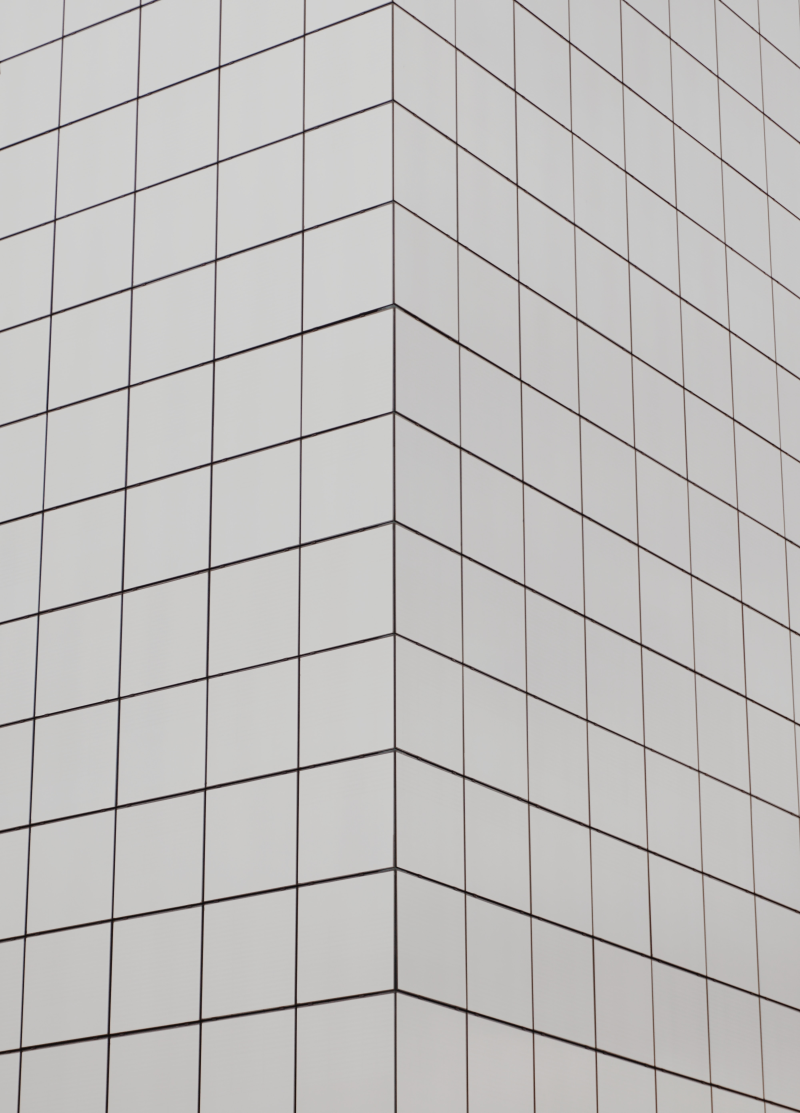
#> input picture lr5/5-2.jpg, 4000 x 5564 px (shown at 1/5 size)
$ python lab5.py   (older library calls are emulated)
#> lines starting #> are read from the running program, lines starting #| are printed output that depends on the picture; after the words box and inside, x2 and y2 are one past the last pixel; in counts of white or black regions, pixels touching at a corner belong together; pictures that were not available may be replaced by others from this repository, and a replacement may not be noted
import cv2
import numpy as np
import time

def nothing(x):
    pass

def createTrackbarSobel():
    cv2.namedWindow("conversion parameter")
    cv2.createTrackbar("xorder", "conversion parameter", 0, 2, nothing)
    cv2.createTrackbar("yorder", "conversion parameter", 0, 2, nothing)
    cv2.moveWindow("conversion parameter", 0, 800)
    cv2.resizeWindow("conversion parameter", 500, 50)

def createTrackbarCanny():
    cv2.namedWindow("conversion parameter")
    cv2.createTrackbar("threshold1", "conversion parameter", 0, 255, nothing)
    cv2.createTrackbar("threshold2", "conversion parameter", 0, 255, nothing)
    cv2.moveWindow("conversion parameter", 0, 800)
    cv2.resizeWindow("conversion parameter", 500, 50)

coordPictireX = 0
coordPictireY = 0

# задание 1

pictureNonResize = cv2.imread('lr5/5-2.jpg')
#> pictureNonResize is the input picture: shape (5564, 4000, 3); mean B, G, R 190.6, 191.7, 193.2
picture = cv2.resize(pictureNonResize, (pictureNonResize.shape[1] // 8, pictureNonResize.shape[0] // 8))

while True:
    cv2.imshow('picture', picture)
    cv2.moveWindow('picture', coordPictireX, coordPictireY)
    if cv2.waitKey(1) == ord('q'):
#> (key q is pressed here)
        break

cv2.destroyAllWindows()

createTrackbarSobel()

while True:
    xorder = int(cv2.getTrackbarPos("xorder", "conversion parameter"))
    yorder = int(cv2.getTrackbarPos("yorder", "conversion parameter"))
    try:
        pictureSobel = cv2.Sobel(picture, cv2.CV_8U, xorder, yorder, ksize=3, scale=1, delta=0)
        cv2.imshow('pictureSobel', pictureSobel)
        cv2.moveWindow('pictureSobel', coordPictireX, coordPictireY)
    except cv2.error:
        cv2.destroyWindow('pictureSobel')
        pass
    if cv2.waitKey(1) == ord('q'):
#> (key q is pressed here)
        break

cv2.destroyAllWindows()

while True:
    pictureLaplacian = cv2.Laplacian(picture, cv2.CV_8U, ksize=3, scale=1, delta=0)
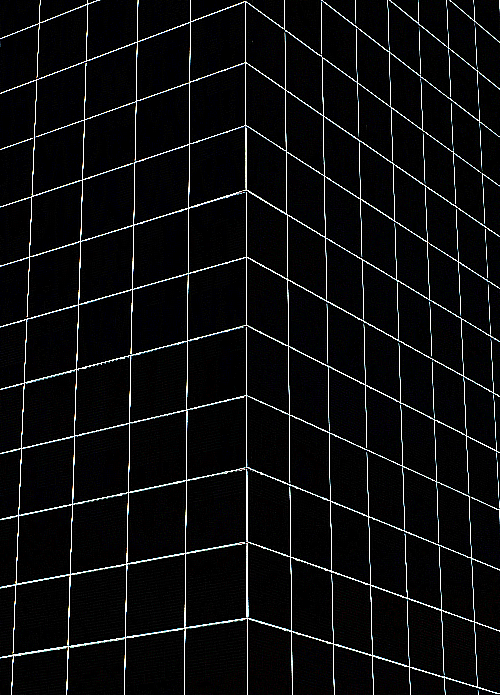
#> pictureLaplacian: shape (695, 500, 3); mean B, G, R 14.7, 13.8, 13.4
    cv2.imshow('pictureLaplacian', pictureLaplacian)
    cv2.moveWindow('pictureLaplacian', coordPictireX, coordPictireY)
    if cv2.waitKey(1) == ord('q'):
#> (key q is pressed here)
        break

cv2.destroyAllWindows()

createTrackbarCanny()

while True:
    threshold1 = int(cv2.getTrackbarPos("threshold1", "conversion parameter"))
    threshold2 = int(cv2.getTrackbarPos("threshold2", "conversion parameter"))
    pictureCanny = cv2.Canny(picture, threshold1, threshold2, apertureSize=3, L2gradient=False)
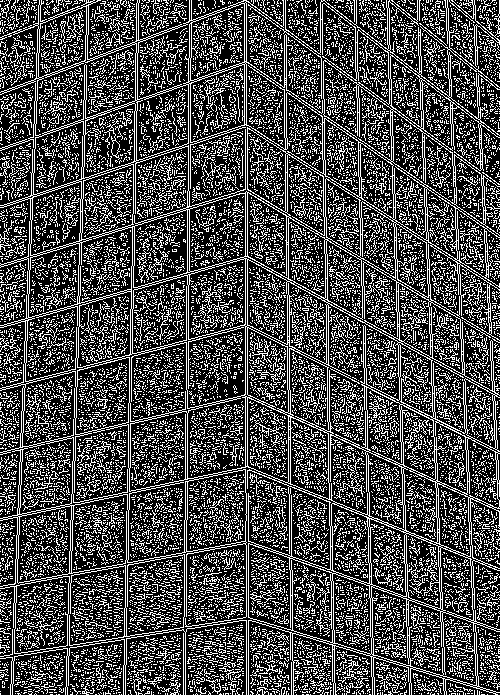
#> pictureCanny: shape (695, 500); 29.2% white in thin lines or dots
    cv2.imshow('pictureCanny', pictureCanny)
    cv2.moveWindow('pictureCanny', coordPictireX, coordPictireY)
    if cv2.waitKey(1) == ord('q'):
#> (key q is pressed here)
        break

cv2.destroyAllWindows()

# задание 2

pictureNonResize = cv2.imread('lr5/5-4.PNG')
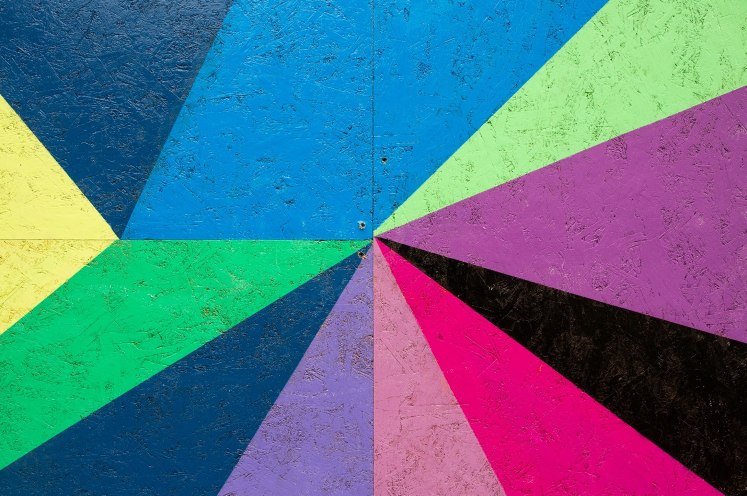
#> input picture lr5/5-4.PNG, 1493 x 991 px (shown at 1/2 size)
#> pictureNonResize is the input picture: shape (991, 1493, 3); mean B, G, R 136.8, 113.5, 85
picture = cv2.resize(pictureNonResize, (pictureNonResize.shape[1] // 1, pictureNonResize.shape[0] // 1))

while True:
    cv2.imshow('picture', picture)
    cv2.moveWindow('picture', coordPictireX, coordPictireY)
    if cv2.waitKey(1) == ord('q'):
#> (key q is pressed here)
        break

cv2.destroyAllWindows()

createTrackbarCanny()

while True:
    threshold1 = int(cv2.getTrackbarPos("threshold1", "conversion parameter"))
    threshold2 = int(cv2.getTrackbarPos("threshold2", "conversion parameter"))
    picture = cv2.medianBlur(picture, 7)
#> picture: shape (991, 1493, 3)
    pictureCanny = cv2.Canny(picture, threshold1, threshold2, apertureSize=3, L2gradient=False)
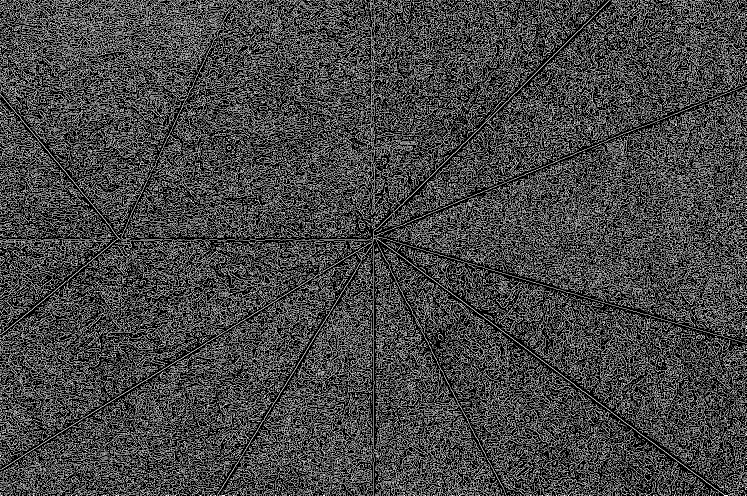
#> pictureCanny: shape (991, 1493) (shown at 1/2 size); 27.4% white in thin lines or dots
    cv2.imshow('pictureCanny', pictureCanny)
    cv2.moveWindow('pictureCanny', coordPictireX, coordPictireY)
    if cv2.waitKey(1) == ord('q'):
#> (key q is pressed here)
        break

cv2.destroyAllWindows()

# задание 3

video = cv2.VideoCapture('lr5/road.mp4')

createTrackbarCanny()

while True:

    try:
        _, pictureNonResize = video.read()
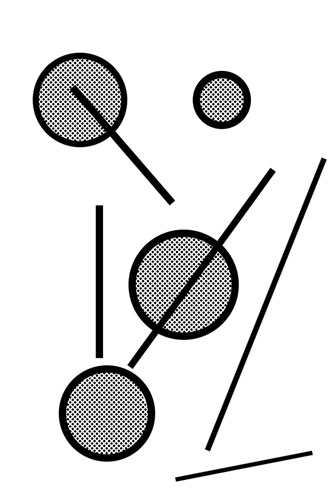
#> input picture lr4/picture.jpg, 334 x 498 px, given in place of road.mp4, which was not available
#> pictureNonResize is the input picture: shape (498, 334, 3); min 0, max 255, mean 223.8
        picture = cv2.resize(pictureNonResize, (pictureNonResize.shape[1] // 2, pictureNonResize.shape[0] // 2))
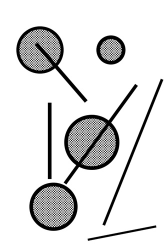
#> picture: shape (249, 167, 3); min 0, max 255, mean 223.8
        picture = cv2.cvtColor(picture, cv2.COLOR_BGR2GRAY)
#> picture: shape (249, 167)
        time.sleep(0.013)
        threshold1 = int(cv2.getTrackbarPos("threshold1", "conversion parameter"))
        threshold2 = int(cv2.getTrackbarPos("threshold2", "conversion parameter"))
        pictureCanny = cv2.Canny(picture, threshold1, threshold2, apertureSize=3, L2gradient=False)
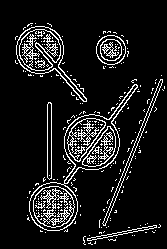
#> pictureCanny: shape (249, 167); 10% white in thin lines or dots, all inside (x1, y1, x2, y2) = (15, 23, 165, 245)
        cv2.imshow('video', pictureCanny)
        cv2.moveWindow('pictureCanny', coordPictireX, coordPictireY)
        if cv2.waitKey(1) == ord('q'):
#> (key q is pressed here)
            break
    except AttributeError:
        break

cv2.destroyAllWindows()
